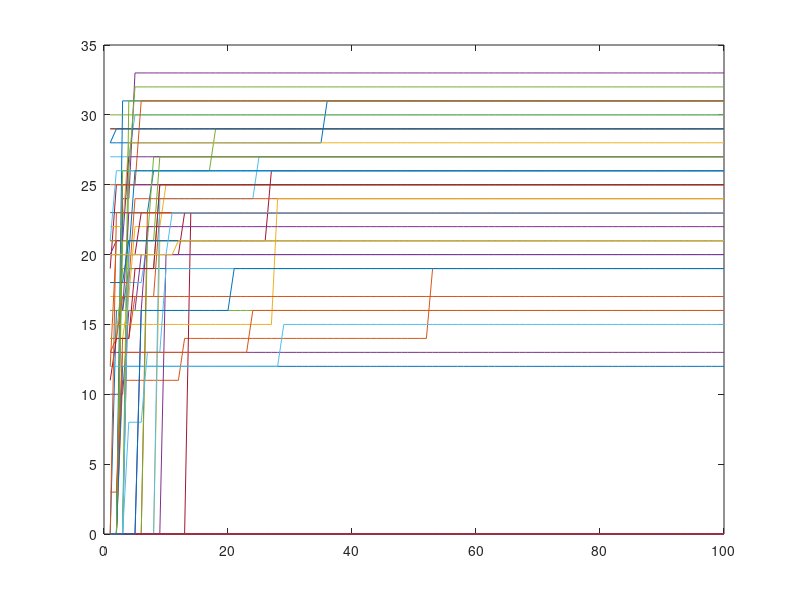

Write MATLAB code to recreate this figure.
% % % 
% % % 
% % % 
% % % VECTORIZED
% % % 
% % % 
% % % 
% % % 

% The Items
B = [5 6 1 9 2 8 4 3 7 10];
V = [3 2 4 5 8 9 10 1 6 7];

pop = 100;

popGens = randi([0 1],pop,length(B));

popVols = popGens*V';
popFits = popGens*B'.*(popVols<=20);

gen = 100;

fitRec = zeros(pop,gen);
fitRec(:,1) = popFits;

for g = 1:gen
    
    tempGen = popGens;
    
    for p = 1:pop
        r = randi(10);
        tempGen(p, r) = ~tempGen(p, r);
    end
    
    tempVols = tempGen*V';
    tempFits = tempGen*B'.*(tempVols<=20);
    better = tempFits>popFits;
    
    for b = 1:pop
        if better(b)
            popGens(b,:) = tempGen(b,:);
            popFits(b,:) = tempFits(b,:);
            popVols(b,:) = tempVols(b,:);
        end
    end
    
    fitRec(:,g) = popFits;
end
    
%
x = linspace(1,100,gen); % Linspace has a maximum val of 100
plot(x,fitRec');

%index of the smallest in the population and an index of the largest
[mi,miI] = min(popFits);
[ma,maI] = max(popFits);